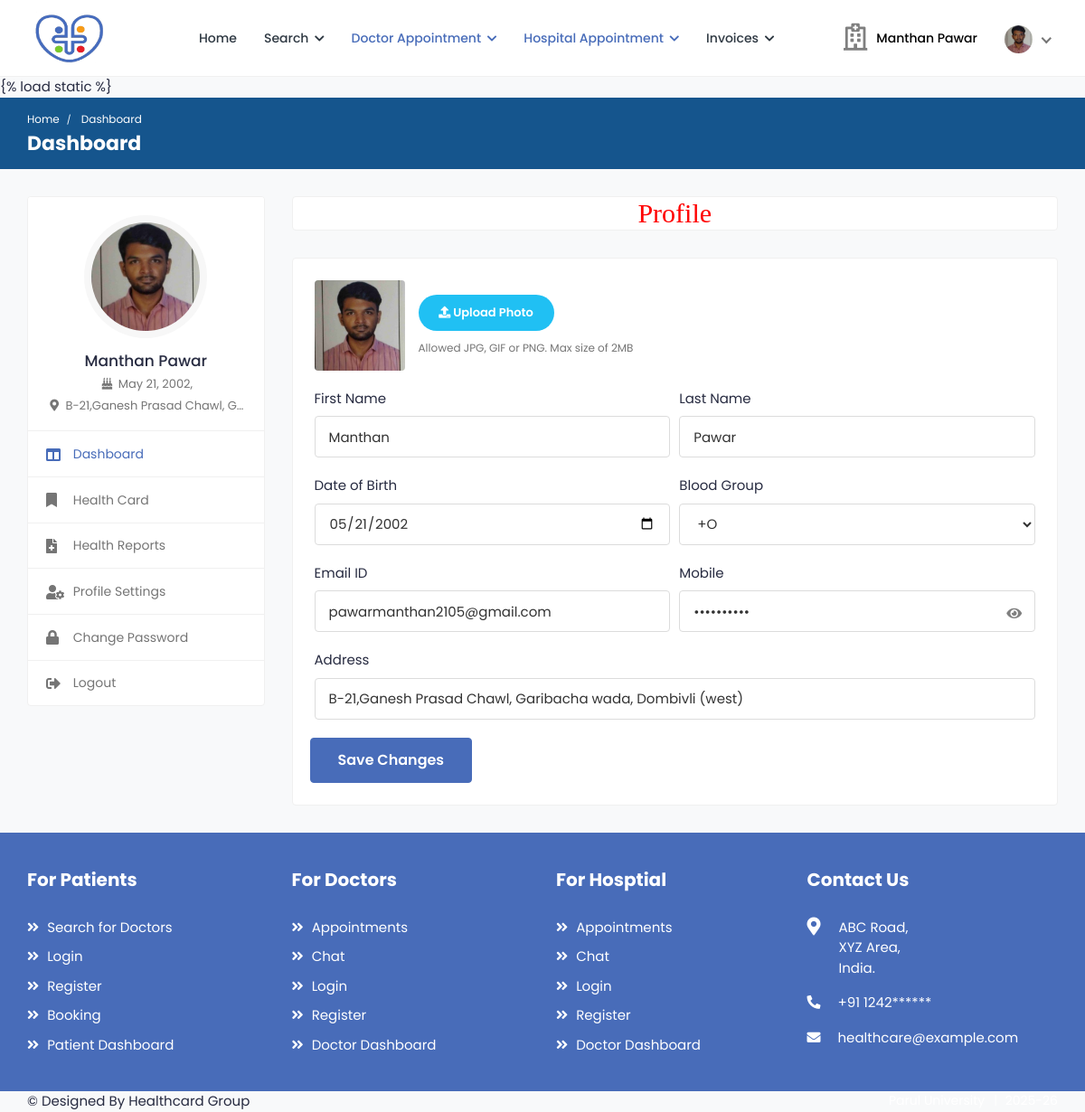
The page /patient_profile (signed in) on the database its author committed.
### health/models.py (models this page shows, shortened)
class Patient(models.Model):
    user = models.ForeignKey(User,on_delete=models.CASCADE,null=True)
    blood_group = models.CharField(max_length=10,choices=blood_group,null=True)
    health_uid = models.CharField(max_length=16,null=True)
    ex_year= models.CharField(max_length=10,null=True)
    ex_month= models.CharField(max_length=10,null=True)
    cvv = models.CharField(max_length=10,null=True)
    mobile = models.CharField(max_length=10,null=True)
    address = models.CharField(max_length=100,null=True)
    card_status = models.CharField(max_length=100,null=True)
    dob = models.DateField(null=True)
    image = models.FileField(null=True)

### health/views.py (the view, shortened to what this page needs)
# urls.py: path('patient_profile', Patient_Profile,name="patient_profile"),
def Patient_Profile(request):
    user = User.objects.get(id=request.user.id)
    pat = Patient.objects.get(user=user)
    form = PatientForm(request.POST or None,instance=pat)
    d = {'form':form}
    return render(request,'patient/profile.html',d)

### health/forms.py
class PatientForm(forms.ModelForm):
    class Meta:
        model = Patient
        fields = ['blood_group','mobile','address','dob','image']

### health/templates/patient/profile.html (shortened to what this page needs)
{% extends 'patient/sidebar.html' %}
{% load widget_tweaks %}
{% block b %}
{% load static %}
<h2 style="font-family:roman;color:red" align="center" class="card">Profile</h2>
            <div class="card">
								<div class="card-body">
									<form action="" method="post" enctype="multipart/form-data">
										<div class="row form-row">
											<div class="col-12 col-md-12">
												<div class="form-group">
													<div class="change-avatar">
														<div class="profile-img">
                                                            {% if request.user.patient_set.all.0.image %}
															<img src="{{request.user.patient_set.all.0.image.url}}" alt="User Image">
                                                            {% endif %}
														</div>
														<div class="upload-img">
															<div class="change-photo-btn">
																<span><i class="fa fa-upload"></i> Upload Photo</span>
															</div>
															<small class="form-text text-muted">Allowed JPG, GIF or PNG. Max size of 2MB</small>
														</div>
													</div>
												</div>
											</div>
											<div class="col-12 col-md-6">
												<div class="form-group">
													<label>First Name</label>
													<input type="text" class="form-control" name="first_name" value="{{request.user.first_name}}">
												</div>
											</div>
											<div class="col-12 col-md-6">
												<div class="form-group">
													<label>Last Name</label>
													<input type="text" class="form-control" name="last_name" value="{{request.user.last_name}}">
												</div>
											</div>
											<div class="col-12 col-md-6">
												<div class="form-group">
													<label>Date of Birth</label>
														{% render_field form.dob class="form-control" type="date" placeholder=request.user.patient_set.all.0.dob %}
												</div>
											</div>
											<div class="col-12 col-md-6">
												<div class="form-group">
													<label>Blood Group</label>
														{% render_field form.blood_group class="form-control" placeholder=form.blood_group.label %}
												</div>
											</div>
											<div class="col-12 col-md-6">
												<div class="form-group">
													<label>Email ID</label>
													<input type="email" class="form-control" name="email" value="{{request.user.email}}">
												</div>
											</div>
																			<div class="col-12 col-md-6">
									<div class="form-group position-relative">
										<label>Mobile</label>
										{% render_field form.mobile class="form-control" type="password" id="mobile" %}
										<span toggle="#mobile" class="fa fa-eye field-icon toggle-password"></span>
									</div>
								</div>
											<div class="col-12">
												<div class="form-group">
												<label>Address</label>
                                                   {% render_field form.address class="form-control"  value=form.address.value %}
												</div>
											</div>
										<div class="submit-section">
											<button type="submit" class="btn btn-primary submit-btn">Save Changes</button>
										</div>
                                        </div>
                                    </form>
								</div>
							</div>
{% endblock %}

### health/templates/patient/sidebar.html
{% extends 'patient/patient_navigation.html' %} {% block body %} {% load static
%}
<div class="breadcrumb-bar">
  <div class="container-fluid">
    <div class="row align-items-center">
      <div class="col-md-12 col-12">
        <nav aria-label="breadcrumb" class="page-breadcrumb">
          <ol class="breadcrumb">
            <li class="breadcrumb-item"><a href="index-2.html">Home</a></li>
            <li class="breadcrumb-item active" aria-current="page">
              Dashboard
            </li>
          </ol>
        </nav>
        <h2 class="breadcrumb-title">Dashboard</h2>
      </div>
    </div>
  </div>
</div>
<div class="content">
  <div class="container-fluid">
    <div class="row">
      <div class="col-md-5 col-lg-4 col-xl-3 theiaStickySidebar">
        <div class="profile-sidebar">
          <div class="widget-profile pro-widget-content">
            <div class="profile-info-widget">
              <a href="#" class="booking-doc-img">
                {% if request.user.patient_set.all.0.image %}
                <img
                  src="{{request.user.patient_set.all.0.image.url}}"
                  alt="User Image"
                />
                {% endif %}
              </a>
              <div class="profile-det-info">
                <h3>{{request.user.first_name}} {{request.user.last_name}}</h3>
                <div class="patient-details">
                  <h5>
                    <i class="fas fa-birthday-cake"></i>
                    {{request.user.patient_set.all.0.dob}},
                  </h5>
                  <h5 class="mb-0">
                    <i class="fas fa-map-marker-alt"></i>
                    {{request.user.patient_set.all.0.address}}
                  </h5>
                </div>
              </div>
            </div>
          </div>
          <div class="dashboard-widget">
            <nav class="dashboard-menu">
              <ul>
                <li class="active">
                  <a href="{% url 'patient_dashboard' %}">
                    <i class="fas fa-columns"></i>
                    <span>Dashboard</span>
                  </a>
                </li>
                <li>
                  <a href="{%  url 'apply_card' %}">
                    <i class="fas fa-bookmark"></i>
                    <span>Health Card</span>
                  </a>
                </li>
                <li>
                  <a href="{% url 'health_reports' %}">
                    <i class="fas fa-file-medical"></i>
                    <span>Health Reports</span>
                  </a>
                </li>
                <li>
                  <a href="{% url 'patient_profile' %}">
                    <i class="fas fa-user-cog"></i>
                    <span>Profile Settings</span>
                  </a>
                </li>
                <li>
                  <a href="{% url 'change_password' %}">
                    <i class="fas fa-lock"></i>
                    <span>Change Password</span>
                  </a>
                </li>
                <li>
                  <a href="{% url 'logout' %}">
                    <i class="fas fa-sign-out-alt"></i>
                    <span>Logout</span>
                  </a>
                </li>
              </ul>
            </nav>
          </div>
        </div>
      </div>
      <div class="col-md-7 col-lg-8 col-xl-9">{% block b %} {% endblock %}</div>
    </div>
  </div>
</div>
{% endblock %}

### health/templates/patient/patient_navigation.html (shortened to what this page needs)
<!DOCTYPE html>
{% load static %}
<html lang="en">
<head>
		<link rel="stylesheet" href="{% static 'user/css/bootstrap.min.css' %}">
		<link rel="stylesheet" href="{% static 'user/plugins/fontawesome/css/fontawesome.min.css' %}">
		<link rel="stylesheet" href="{% static 'user/plugins/fontawesome/css/all.min.css' %}">
		<link rel="stylesheet" href="{% static 'user/css/style.css' %}">
	</head>
	<body>
		<div class="main-wrapper">
			<header class="header">
				<nav class="navbar navbar-expand-lg header-nav">
					<div class="navbar-header">
						<a href="{% url 'home' %}" class="navbar-brand logo">
							<img src="{% static 'user/img/favicon (1).png' %}" class="img-fluid" alt="Logo" style="width:90px;height:60px">
						</a>
					</div>
					<div class="main-menu-wrapper">
						<ul class="main-nav">
							<li>
								<a href="{% url 'patient_dashboard' %}">Home</a>
							</li>
							<li class="has-submenu">
								<a href="#">Search <i class="fas fa-chevron-down"></i></a>
							</li>
							<li class="has-submenu active">
								<a href="#"> Doctor Appointment <i class="fas fa-chevron-down"></i></a>
							</li>
							<li class="has-submenu active">
								<a href="#"> Hospital Appointment <i class="fas fa-chevron-down"></i></a>
							</li>
							<li class="has-submenu">
								<a href="#">Invoices <i class="fas fa-chevron-down"></i></a>
							</li>
						</ul>
					</div>
					<ul class="nav header-navbar-rht">
						<li class="nav-item contact-item">
							<div class="header-contact-img">
								<i class="far fa-hospital"></i>
							</div>
							<div class="header-contact-detail">
								<p class="contact-info-header"> {{request.user.first_name}} {{request.user.last_name}}</p>
							</div>
						</li>
						<li class="nav-item dropdown has-arrow logged-item">
							<a href="#" class="dropdown-toggle nav-link" data-toggle="dropdown">
								<span class="user-img">
									{% if request.user.patient_set.all.0.image %}
									<img class="rounded-circle" src="{{request.user.patient_set.all.0.image.url}}" width="31" alt="Ryan Taylor">
									{% endif %}
								</span>
							</a>
						</li>
					</ul>
				</nav>
			</header>
{% block body %}
{% endblock %}
			<footer class="footer">
				<div class="footer-top">
					<div class="container-fluid">
						<div class="row">
							<div class="col-lg-3 col-md-6">
								<div class="footer-widget footer-menu">
									<h2 class="footer-title">For Patients</h2>
									<ul>
										<li><a href=""><i class="fas fa-angle-double-right"></i> Search for Doctors</a></li>
										<li><a href=""><i class="fas fa-angle-double-right"></i> Login</a></li>
										<li><a href=""><i class="fas fa-angle-double-right"></i> Register</a></li>
										<li><a href=""><i class="fas fa-angle-double-right"></i> Booking</a></li>
										<li><a href=""><i class="fas fa-angle-double-right"></i> Patient Dashboard</a></li>
									</ul>
								</div>
							</div>
							<div class="col-lg-3 col-md-6">
								<div class="footer-widget footer-menu">
									<h2 class="footer-title">For Doctors</h2>
									<ul>
										<li><a href=""><i class="fas fa-angle-double-right"></i> Appointments</a></li>
										<li><a href=""><i class="fas fa-angle-double-right"></i> Chat</a></li>
										<li><a href=""><i class="fas fa-angle-double-right"></i> Login</a></li>
										<li><a href=""><i class="fas fa-angle-double-right"></i> Register</a></li>
										<li><a href=""><i class="fas fa-angle-double-right"></i> Doctor Dashboard</a></li>
									</ul>
								</div>
							</div>
								<div class="col-lg-3 col-md-6">
								<div class="footer-widget footer-menu">
									<h2 class="footer-title">For Hosptial</h2>
									<ul>
										<li><a href=""><i class="fas fa-angle-double-right"></i> Appointments</a></li>
										<li><a href=""><i class="fas fa-angle-double-right"></i> Chat</a></li>
										<li><a href=""><i class="fas fa-angle-double-right"></i> Login</a></li>
										<li><a href=""><i class="fas fa-angle-double-right"></i> Register</a></li>
										<li><a href=""><i class="fas fa-angle-double-right"></i> Doctor Dashboard</a></li>
									</ul>
								</div>
							</div>
								<div class="footer-widget footer-contact">
									<h2 class="footer-title">Contact Us</h2>
									<div class="footer-contact-info">
										<div class="footer-address">
											<span><i class="fas fa-map-marker-alt"></i></span>
											<p> ABC Road,<br> XYZ Area, <br>India. </p>
										</div>
										<p>
											<i class="fas fa-phone-alt"></i>
											+91 1242******
										</p>
										<p class="mb-0">
											<i class="fas fa-envelope"></i>
											healthcare@example.com
										</p>
									</div>
								</div>
							</div>
						</div>
					</div>
				</div>
                <div class="footer-bottom">
					<div class="container-fluid">
						<div class="copyright">
							<div class="row">
								<div class="col-md-6 col-lg-6">
									<div class="copyright-text">
										<p class="mb-0"><a>© Designed By Healthcard Group </a></p>
									</div>
								</div>
								<div class="col-md-6 col-lg-6">
									<div class="copyright-menu">
										<ul class="policy-menu">
											<li><a>Parul University</a></li>
											<li><a>2025-26</a></li>
										</ul>
									</div>
								</div>
							</div>
						</div>
					</div>
				</div>
	</body>
</html>

### health/templates/patient/profile.html (style rules this page uses)
.field-icon { position: absolute; right: 15px; top: 48px; cursor: pointer; color: gray; }

### rows shown on the page
Patient: dob "05/21/2002", blood_group "+O", address "B-21,Ganesh Prasad Chawl, Garibacha wada, Dombivli (west)"

### other values the page prints
{{ request.user.first_name }} "Manthan"
{{ request.user.last_name }} "Pawar"
{{ request.user.patient_set.all.0.dob }} "May 21, 2002"
{{ request.user.patient_set.all.0.address }} "B-21,Ganesh Prasad Chawl, G…"
